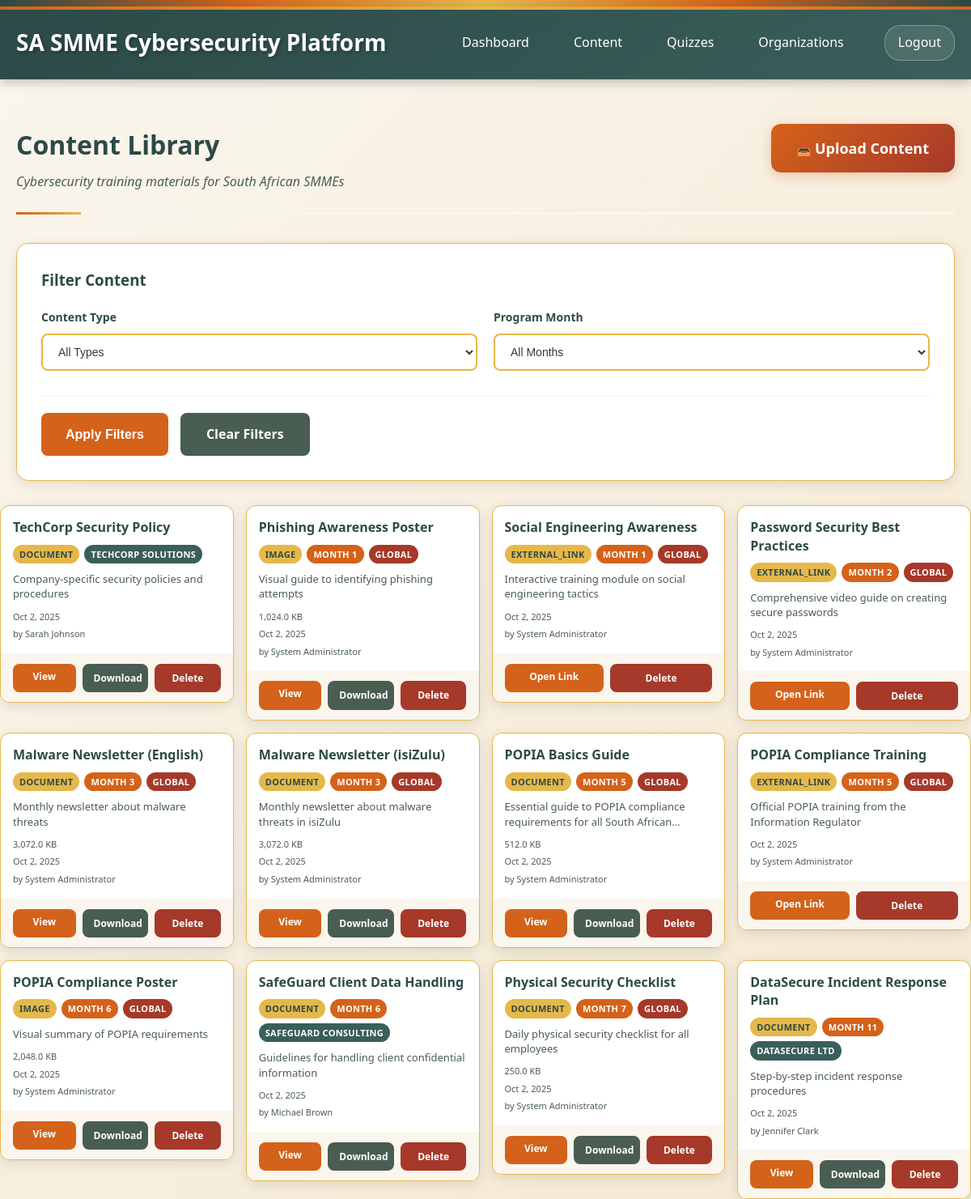
Page /content_list.php (signed in) on the earlier database version.
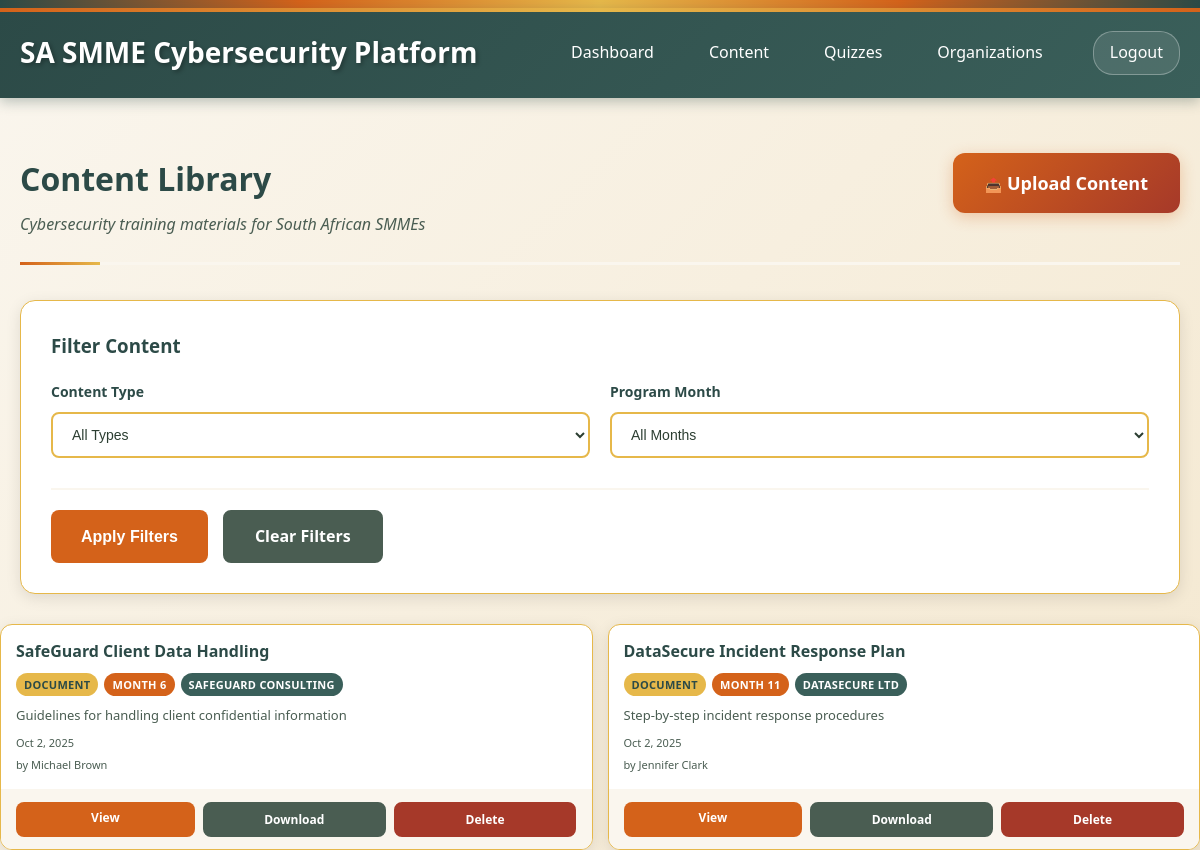
Same page on the later database version.
### tables this page shows
CREATE TABLE content (
    id INTEGER PRIMARY KEY AUTOINCREMENT,
    organization_id INTEGER, -- NULL for global content
    title VARCHAR(255) NOT NULL,
    description TEXT,
    file_path VARCHAR(500),
    file_name VARCHAR(255),
    file_size INTEGER,
    external_url VARCHAR(500), -- For YouTube, external links
    content_type_id INTEGER NOT NULL,
    month_number INTEGER CHECK (month_number >= 1 AND month_number <= 12), -- 1-12 for program months
    target_audience TEXT, -- JSON array of roles/departments
    is_mandatory BOOLEAN DEFAULT 1,
    uploaded_by INTEGER NOT NULL,
    is_active BOOLEAN DEFAULT 1,
    created_at TIMESTAMP DEFAULT CURRENT_TIMESTAMP,
    updated_at TIMESTAMP DEFAULT CURRENT_TIMESTAMP,
    FOREIGN KEY (organization_id) REFERENCES organizations(id),
    FOREIGN KEY (content_type_id) REFERENCES content_types(id),
    FOREIGN KEY (uploaded_by) REFERENCES users(id)
);

CREATE TABLE content_types (
    id INTEGER PRIMARY KEY AUTOINCREMENT,
    name VARCHAR(50) UNIQUE NOT NULL,
    description TEXT,
    file_extensions TEXT, -- JSON array of allowed extensions
    max_file_size INTEGER DEFAULT 10485760, -- 10MB default
    created_at TIMESTAMP DEFAULT CURRENT_TIMESTAMP
);

CREATE TABLE organizations (
    id INTEGER PRIMARY KEY AUTOINCREMENT,
    name VARCHAR(100) NOT NULL,
    registration_number VARCHAR(50),
    industry VARCHAR(50),
    size_category VARCHAR(20) CHECK (size_category IN ('micro', 'small', 'medium')),
    contact_email VARCHAR(100) NOT NULL,
    contact_phone VARCHAR(20),
    address TEXT,
    subscription_plan VARCHAR(20) DEFAULT 'basic',
    subscription_status VARCHAR(20) DEFAULT 'active' CHECK (subscription_status IN ('active', 'suspended', 'cancelled')),
    settings TEXT, -- JSON for organization-specific settings
    is_active BOOLEAN DEFAULT 1,
    created_at TIMESTAMP DEFAULT CURRENT_TIMESTAMP,
    updated_at TIMESTAMP DEFAULT CURRENT_TIMESTAMP
);

### src/content_list.php (the view, shortened to what this page needs)
<?php
require_once __DIR__ . '/config/db.php';
$where_conditions = ['c.is_active = 1'];
$params = [];
$where_clause = implode(' AND ', $where_conditions);
try {
    $stmt = $pdo->prepare("
        SELECT c.*, ct.name as content_type_name, o.name as organization_name,
               u.first_name || ' ' || u.last_name as uploaded_by_name
        FROM content c
        LEFT JOIN content_types ct ON c.content_type_id = ct.id
        LEFT JOIN organizations o ON c.organization_id = o.id
        LEFT JOIN users u ON c.uploaded_by = u.id
        WHERE $where_clause
        ORDER BY c.month_number ASC, c.created_at DESC
    ");
    $stmt->execute($params);
    $content_list = $stmt->fetchAll(PDO::FETCH_ASSOC);
} catch (PDOException $e) {
    $content_list = [];
    $error = "Error loading content: " . $e->getMessage();
}
?>
<!DOCTYPE html>
<html lang="en">
<head>
    <link rel="stylesheet" href="assets/webdesign-style.css">
</head>
<body>
    <div class="african-border"></div>
    <div class="header">
        <div class="header-left">
            <h1>SA SMME Cybersecurity Platform</h1>
        </div>
        <div class="header-right">
            <nav class="nav-links">
                <a href="dashboard.php">Dashboard</a>
                <a href="content_list.php">Content</a>
                <a href="quiz_list.php">Quizzes</a>
                <?php if ($_SESSION['role'] === 'system_admin'): ?>
                    <a href="organization_management.php">Organizations</a>
                <?php elseif ($_SESSION['role'] === 'org_admin'): ?>
                    <a href="user_management.php">Users</a>
                <?php endif; ?>
            </nav>
            <div class="user-section">
                <a href="logout.php" class="logout-btn">Logout</a>
            </div>
        </div>
    </div>
    <div class="container">
        <div class="page-header-section">
            <div class="page-title-area">
                <h2 class="page-title">Content Library</h2>
                <p class="page-subtitle">Cybersecurity training materials for South African SMMEs</p>
            </div>
            <?php if (in_array($_SESSION['role'], ['system_admin', 'org_admin'])): ?>
                <div class="page-actions">
                    <a href="content_upload.php" class="btn-primary create-quiz-btn">
                        <span class="btn-icon">📤</span>
                        <span class="btn-text">Upload Content</span>
                    </a>
                </div>
            <?php endif; ?>
        </div>
        <div class="form-card" style="margin-bottom: 30px;">
            <h3 style="margin-bottom: 20px; color: var(--primary-dark);">Filter Content</h3>
            <form method="GET" action="">
                <div class="form-row">
                    <div class="form-group half-width">
                        <label for="type">Content Type</label>
                        <select id="type" name="type">
                            <option value="">All Types</option>
                        </select>
                    </div>
                    <div class="form-group half-width">
                        <label for="month">Program Month</label>
                        <select id="month" name="month">
                            <option value="">All Months</option>
                        </select>
                    </div>
                </div>
                <div class="form-actions">
                    <button type="submit" class="btn-primary">Apply Filters</button>
                    <a href="content_list.php" class="btn-secondary">Clear Filters</a>
                    </div>
                </div>
        </div>
        <?php if (empty($content_list)): ?>
            <div class="info-card" style="text-align: center; padding: 40px;">
                <h3>No content found</h3>
                <p>Try adjusting your filters or upload some content to get started.</p>
                <?php if (in_array($_SESSION['role'], ['system_admin', 'org_admin'])): ?>
                    <div style="margin-top: 20px;">
                        <a href="content_upload.php" class="btn-primary">Upload your first content</a>
                    </div>
                <?php endif; ?>
            </div>
        <?php else: ?>
            <div class="content-grid">
                <?php foreach ($content_list as $content): ?>
                    <div class="content-card">
                        <div class="content-header">
                            <h3><?php echo htmlspecialchars($content['title']); ?></h3>
                            <div class="content-badges">
                                <span class="badge badge-type">
                                    <?php echo htmlspecialchars($content['content_type_name']); ?>
                                </span>
                                <?php if ($content['month_number']): ?>
                                    <span class="badge badge-month">
                                        Month <?php echo $content['month_number']; ?>
                                    </span>
                                <?php endif; ?>
                                <?php if ($content['organization_name']): ?>
                                    <span class="badge badge-org">
                                        <?php echo htmlspecialchars($content['organization_name']); ?>
                                    </span>
                                <?php else: ?>
                                    <span class="badge badge-global">Global</span>
                                <?php endif; ?>
                            </div>
                            <?php if ($content['description']): ?>
                                <p class="content-description">
                                    <?php echo htmlspecialchars($content['description']); ?>
                                </p>
                            <?php endif; ?>
                            <div class="content-meta">
                                <?php if ($content['file_size']): ?>
                                    <span><?php echo number_format($content['file_size'] / 1024, 1); ?> KB</span>
                                <?php endif; ?>
                                <span><?php echo date('M j, Y', strtotime($content['created_at'])); ?></span>
                                <?php if ($content['uploaded_by_name']): ?>
                                    <span>by <?php echo htmlspecialchars($content['uploaded_by_name']); ?></span>
                                <?php endif; ?>
                            </div>
                        </div>
                        <div class="content-actions">
                            <?php if ($content['external_url']): ?>
                                <a href="<?php echo htmlspecialchars($content['external_url']); ?>"
                                   target="_blank" class="btn-primary">
                                    Open Link
                                </a>
                            <?php elseif ($content['file_path']): ?>
                                <a href="view_content.php?id=<?php echo $content['id']; ?>"
                                   class="btn-primary">
                                    View
                                </a>
                                <a href="download_content.php?id=<?php echo $content['id']; ?>"
                                   class="btn-secondary">
                                    Download
                                </a>
                            <?php endif; ?>
                            <?php if (in_array($_SESSION['role'], ['system_admin', 'org_admin'])): ?>
                                <a href="content_list.php?delete=<?php echo $content['id']; ?>"
                                   class="btn-danger"
                                   onclick="return confirm('Are you sure you want to delete this content?')">
                                    Delete
                                </a>
                            <?php endif; ?>
                        </div>
                    </div>
                <?php endforeach; ?>
            </div>
        <?php endif; ?>
</body>
</html>

Differences in the rows shown:
removed content: title "TechCorp Security Policy", content_type.name "DOCUMENT", organization.name "TECHCORP SOLUTIONS", description "Company-specific security policies and procedures", created_at "Oct 2, 2025", uploaded_by_name "Sarah Johnson"
removed content: title "Phishing Awareness Poster", content_type.name "IMAGE", month_number "1", shows "GLOBAL", description "Visual guide to identifying phishing attempts", $content['file_size']/1024 "1,024.0", created_at "Oct 2, 2025", uploaded_by_name "System Administrator"
removed content: title "Social Engineering Awareness", content_type.name "EXTERNAL_LINK", month_number "1", shows "GLOBAL", description "Interactive training module on social engineering tactics", created_at "Oct 2, 2025", uploaded_by_name "System Administrator"
removed content: title "Password Security Best Practices", content_type.name "EXTERNAL_LINK", month_number "2", shows "GLOBAL", description "Comprehensive video guide on creating secure passwords", created_at "Oct 2, 2025", uploaded_by_name "System Administrator"
removed content: title "Malware Newsletter (English)", content_type.name "DOCUMENT", month_number "3", shows "GLOBAL", description "Monthly newsletter about malware threats", $content['file_size']/1024 "3,072.0", created_at "Oct 2, 2025", uploaded_by_name "System Administrator"
removed content: title "Malware Newsletter (isiZulu)", content_type.name "DOCUMENT", month_number "3", shows "GLOBAL", description "Monthly newsletter about malware threats in isiZulu", $content['file_size']/1024 "3,072.0", created_at "Oct 2, 2025", uploaded_by_name "System Administrator"
removed content: title "POPIA Basics Guide", content_type.name "DOCUMENT", month_number "5", shows "GLOBAL", description "Essential guide to POPIA compliance requirements for all South…", $content['file_size']/1024 "512.0", created_at "Oct 2, 2025", uploaded_by_name "System Administrator"
removed content: title "POPIA Compliance Training", content_type.name "EXTERNAL_LINK", month_number "5", shows "GLOBAL", description "Official POPIA training from the Information Regulator", created_at "Oct 2, 2025", uploaded_by_name "System Administrator"
removed content: title "POPIA Compliance Poster", content_type.name "IMAGE", month_number "6", shows "GLOBAL", description "Visual summary of POPIA requirements", $content['file_size']/1024 "2,048.0", created_at "Oct 2, 2025", uploaded_by_name "System Administrator"
removed content: title "Physical Security Checklist", content_type.name "DOCUMENT", month_number "7", shows "GLOBAL", description "Daily physical security checklist for all employees", $content['file_size']/1024 "250.0", created_at "Oct 2, 2025", uploaded_by_name "System Administrator"
